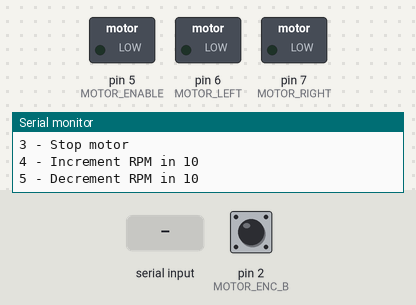
This sketch was run on a simulated Arduino Uno, built with avr-gcc and run on an emulated ATmega328P. Shown: switched loads named in the sketch (green lamp = pin HIGH), the last lines printed to the serial monitor. Inputs (shaded band) come from the test bench; at power-on: pin 2 (MOTOR_ENC_B) HIGH.

Above: at 1.2 s.
1.3 s: "2\n" received over Serial
At 3.8 s:
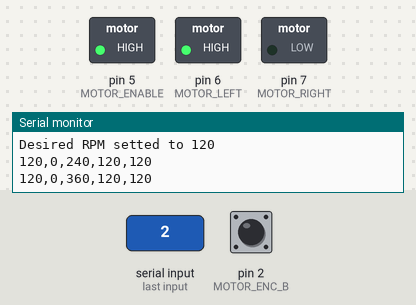
4.3 s: "3\n" received over Serial
At 6.0 s:
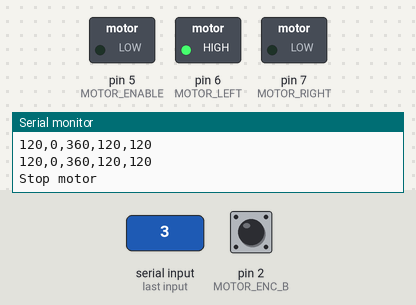
Timing chart, 0 to 7.5 s (numbered marks = the images above; inputs shaded):
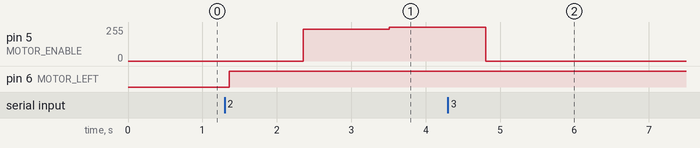

The sketch:

EMG30.ino
```cpp
#define MOTOR_ENABLE   5
#define MOTOR_LEFT     6
#define MOTOR_RIGHT    7

#define MOTOR_ENC_A    3
#define MOTOR_ENC_B    2

#define MOTOR_MAX_RPM  220

//#define DEBUG

String inString = "";

int realRPM, desiredRPM, correctedRPM = 0;
int error, integralError = 0;
int Kp, Ki = 1;

bool runMotor = false;

void showHelp (){
  Serial.println ("P3: Motor Control");
  Serial.println ("1 - Show help");
  Serial.println ("2 - Start motor");
  Serial.println ("3 - Stop motor");
  Serial.println ("4 - Increment RPM in 10");
  Serial.println ("5 - Decrement RPM in 10");
}

void setRPM (int rpm){
  desiredRPM = max( min (rpm, MOTOR_MAX_RPM), 0);
  Serial.print ("Desired RPM setted to ");
  Serial.println (desiredRPM);
}

void startMotor (){
  runMotor = true;
  setRPM (desiredRPM);
  digitalWrite (MOTOR_LEFT,   HIGH);
  digitalWrite (MOTOR_RIGHT,  LOW);
}

void stopMotor (){
  runMotor = false;
  analogWrite (MOTOR_ENABLE, 0);
}

int getOption (){
  int option = -1;
  while (Serial.available() > 0){
    int inChar = Serial.read();
    if (isDigit(inChar))  inString += (char)inChar;

    if (inChar == '\n') {
      option = inString.toInt();
      inString = "";
    }
  }
  return option;
}

void handleOption (){
  switch (getOption ()){
    case -1: break;
    case 1:{                                          showHelp ();              break; }
    case 2:{  Serial.println ("Starting motor");      startMotor();             break; }
    case 3:{  Serial.println ("Stop motor");          stopMotor();              break; }
    case 4:{  Serial.println ("Increment RPM in 10"); setRPM (desiredRPM + 10); break; }
    case 5:{  Serial.println ("Decrement RPM in 10"); setRPM (desiredRPM - 10); break; }
  }
}

void printData (){
  #ifdef DEBUG
    Serial.print ("desired RPM: ");   Serial.println (desiredRPM);
    Serial.print ("real RPM: ");      Serial.println (realRPM);
    Serial.print ("corrected RPM: "); Serial.println (correctedRPM);
    Serial.print ("error: ");         Serial.println (error);
    Serial.print ("integralError: "); Serial.println (integralError);
    Serial.println ("");
  #else
    Serial.print (desiredRPM);    Serial.print (",");
    Serial.print (realRPM);       Serial.print (",");
    Serial.print (correctedRPM);  Serial.print (",");
    Serial.print (error);         Serial.print (",");
    Serial.println (integralError);
  #endif
}

void setup() {
  Serial.begin (115200);

  pinMode(MOTOR_ENABLE, OUTPUT);
  pinMode(MOTOR_LEFT,   OUTPUT);
  pinMode(MOTOR_RIGHT,  OUTPUT);

  pinMode (MOTOR_ENC_A, INPUT);
  pinMode (MOTOR_ENC_B, INPUT);


  digitalWrite (MOTOR_ENC_B, HIGH);

  setRPM (120);

  showHelp ();
}


/*
 *  360 polsos = 1 revolució
 *  pulseBlength = microsegons que dura un pols
 *  1/((pulseBength*180/1000000)/60)
 */


void loop() {
  handleOption ();

  if (runMotor){
    // velocity=readEencoder();
    realRPM = 1 / ((pulseIn (MOTOR_ENC_B, HIGH) * 3 / 1000000.0 ));

    // error=velocitySetpoint-velocity;
    error = desiredRPM - realRPM;

    // integralError=integralError+error;
    integralError += (desiredRPM - realRPM);

    // controlSignal=Kp*error+Ki*IntegralError;
    correctedRPM = desiredRPM + ((Kp * error) + (Ki * integralError));

    // applyInActuators(controlSignal);
    analogWrite (MOTOR_ENABLE, max (min (correctedRPM, 255), 0));

    // en cas d'overflow, corregim els càlculs fets
    if (correctedRPM > 255 or correctedRPM < 0) integralError -= (desiredRPM - realRPM);

    printData ();
  }

  delay (150);
}
```

Measured:
- after the input at 1.3 s, pin 5 (MOTOR_ENABLE): 0/255 → 240/255 after 1.1 s, → 255/255 1.2 s later; pin 6 (MOTOR_LEFT): LOW → HIGH after 0.06 s
- after the input at 4.3 s, pin 5 (MOTOR_ENABLE): 255/255 → 0/255 after 0.51 s
